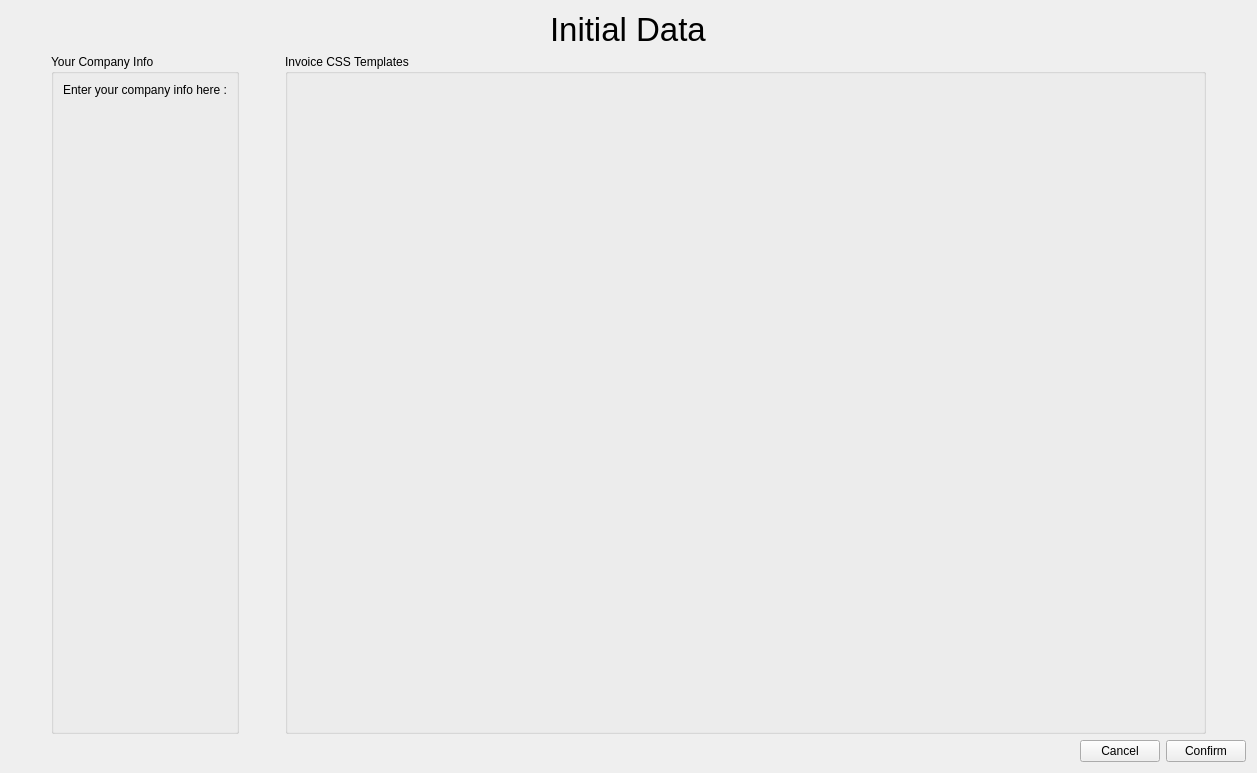
<?xml version="1.0" encoding="UTF-8"?>
<ui version="4.0">
 <class>CreatePage</class>
 <widget class="QWidget" name="CreatePage">
  <property name="geometry">
   <rect>
    <x>0</x>
    <y>0</y>
    <width>1257</width>
    <height>773</height>
   </rect>
  </property>
  <property name="windowTitle">
   <string>Form</string>
  </property>
  <layout class="QVBoxLayout" name="verticalLayout">
   <item>
    <layout class="QHBoxLayout" name="horizontalLayout_4">
     <item>
      <spacer name="horizontalSpacer_6">
       <property name="orientation">
        <enum>Qt::Horizontal</enum>
       </property>
       <property name="sizeHint" stdset="0">
        <size>
         <width>40</width>
         <height>20</height>
        </size>
       </property>
      </spacer>
     </item>
     <item>
      <widget class="QLabel" name="label_6">
       <property name="font">
        <font>
         <pointsize>25</pointsize>
        </font>
       </property>
       <property name="text">
        <string>Initial Data</string>
       </property>
      </widget>
     </item>
     <item>
      <spacer name="horizontalSpacer_7">
       <property name="orientation">
        <enum>Qt::Horizontal</enum>
       </property>
       <property name="sizeHint" stdset="0">
        <size>
         <width>40</width>
         <height>20</height>
        </size>
       </property>
      </spacer>
     </item>
    </layout>
   </item>
   <item>
    <layout class="QHBoxLayout" name="horizontalLayout_2">
     <item>
      <spacer name="horizontalSpacer_3">
       <property name="orientation">
        <enum>Qt::Horizontal</enum>
       </property>
       <property name="sizeType">
        <enum>QSizePolicy::Fixed</enum>
       </property>
       <property name="sizeHint" stdset="0">
        <size>
         <width>40</width>
         <height>20</height>
        </size>
       </property>
      </spacer>
     </item>
     <item>
      <widget class="QGroupBox" name="groupBox">
       <property name="title">
        <string>Your Company Info</string>
       </property>
       <layout class="QVBoxLayout" name="verticalLayout_2">
        <item>
         <widget class="QLabel" name="messageLabel">
          <property name="text">
           <string>Enter your company info here :</string>
          </property>
         </widget>
        </item>
        <item>
         <widget class="CompanyDetailsWidget" name="addressWidget" native="true"/>
        </item>
        <item>
         <spacer name="verticalSpacer_3">
          <property name="orientation">
           <enum>Qt::Vertical</enum>
          </property>
          <property name="sizeHint" stdset="0">
           <size>
            <width>20</width>
            <height>40</height>
           </size>
          </property>
         </spacer>
        </item>
       </layout>
      </widget>
     </item>
     <item>
      <spacer name="horizontalSpacer_4">
       <property name="orientation">
        <enum>Qt::Horizontal</enum>
       </property>
       <property name="sizeType">
        <enum>QSizePolicy::Fixed</enum>
       </property>
       <property name="sizeHint" stdset="0">
        <size>
         <width>40</width>
         <height>20</height>
        </size>
       </property>
      </spacer>
     </item>
     <item>
      <widget class="QGroupBox" name="groupBox_2">
       <property name="sizePolicy">
        <sizepolicy hsizetype="Expanding" vsizetype="Preferred">
         <horstretch>0</horstretch>
         <verstretch>0</verstretch>
        </sizepolicy>
       </property>
       <property name="title">
        <string>Invoice CSS Templates</string>
       </property>
       <layout class="QVBoxLayout" name="verticalLayout_4">
        <item>
         <widget class="DataHandlerWidget" name="stylesheedsDataWidget" native="true"/>
        </item>
       </layout>
      </widget>
     </item>
     <item>
      <spacer name="horizontalSpacer_9">
       <property name="orientation">
        <enum>Qt::Horizontal</enum>
       </property>
       <property name="sizeType">
        <enum>QSizePolicy::Fixed</enum>
       </property>
       <property name="sizeHint" stdset="0">
        <size>
         <width>40</width>
         <height>20</height>
        </size>
       </property>
      </spacer>
     </item>
    </layout>
   </item>
   <item>
    <layout class="QHBoxLayout" name="horizontalLayout_5">
     <item>
      <spacer name="horizontalSpacer_8">
       <property name="orientation">
        <enum>Qt::Horizontal</enum>
       </property>
       <property name="sizeHint" stdset="0">
        <size>
         <width>40</width>
         <height>20</height>
        </size>
       </property>
      </spacer>
     </item>
     <item>
      <widget class="QPushButton" name="cancelButton">
       <property name="text">
        <string>Cancel</string>
       </property>
      </widget>
     </item>
     <item>
      <widget class="QPushButton" name="confirmButton">
       <property name="text">
        <string>Confirm</string>
       </property>
      </widget>
     </item>
    </layout>
   </item>
  </layout>
 </widget>
 <customwidgets>
  <customwidget>
   <class>DataHandlerWidget</class>
   <extends>QWidget</extends>
   <header>DataHandlerWidget.h</header>
   <container>1</container>
  </customwidget>
  <customwidget>
   <class>CompanyDetailsWidget</class>
   <extends>QWidget</extends>
   <header>CompanyDetailsWidget.h</header>
   <container>1</container>
  </customwidget>
 </customwidgets>
 <resources/>
 <connections/>
</ui>
